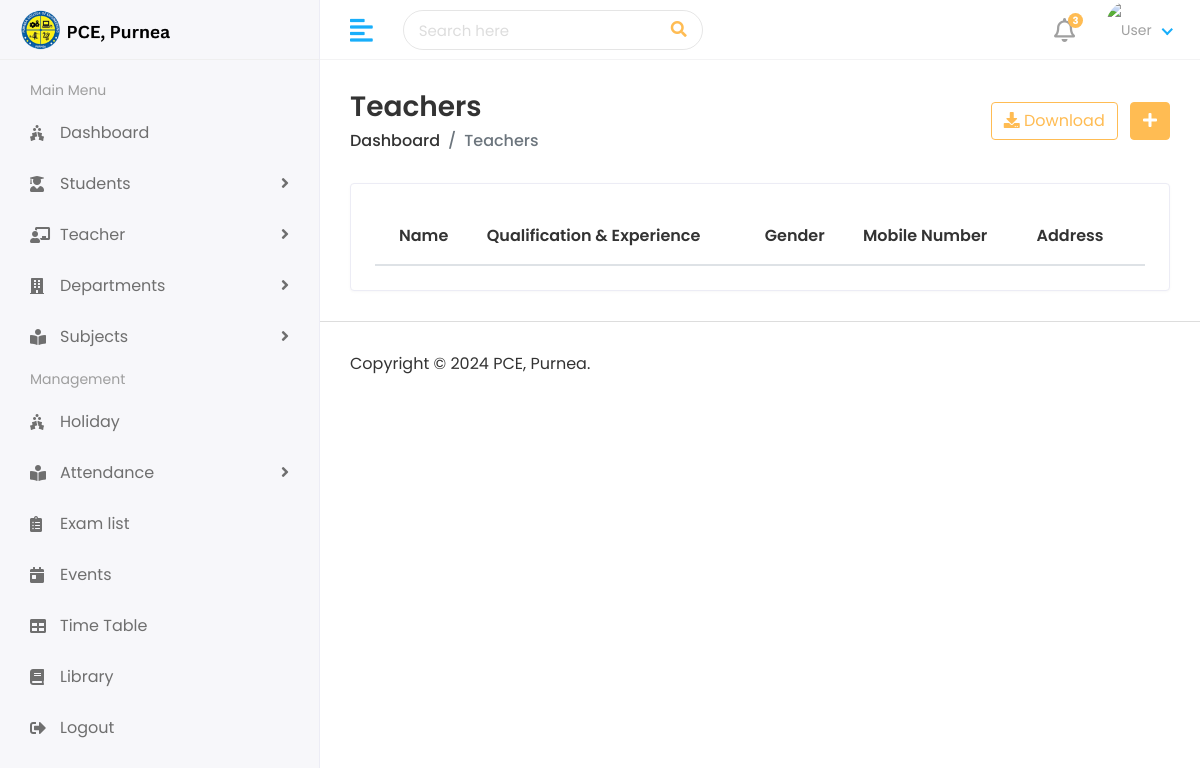
Before: /Hod/Teacher/View with the older database file.
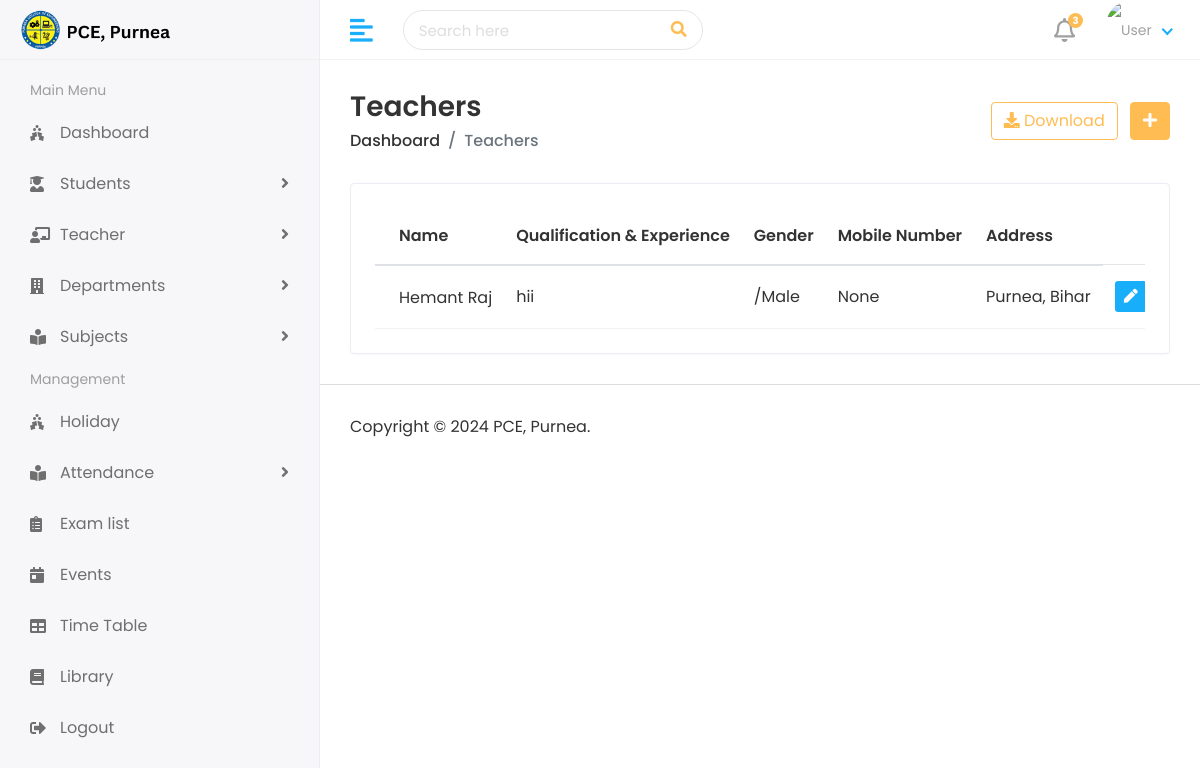
After: the same page with the newer database file.
### app/models.py (models this page shows, shortened)
class Teacher(models.Model):
    admin = models.OneToOneField(CustomUser, on_delete=models.CASCADE)
    mobile_number = models.CharField(max_length=20, null=True)
    gender = models.CharField(max_length=100)
    Qualification = models.TextField(default='', null=True)
    address = models.TextField()
    city = models.CharField(max_length=30)
    state = models.CharField(max_length=30)

class CustomUser(AbstractUser):
    USER = (
        (1, 'HOD'),
        (2, 'TEACHER'),
        (3, 'STUDENT')
    )
    user_type = models.CharField(choices=USER, max_length=7, default=1)
    profile_pic = models.ImageField(upload_to='media/profile_pic', null=True, blank=True)

### college/hod_views.py (the view)
# urls.py: path('Hod/Teacher/View', hod_views.VIEW_TEACHER, name='view_teacher'),
def VIEW_TEACHER(request):
    teacher = Teacher.objects.all()
    context = {
        'teacher': teacher,
    }
    return render(request, 'Teacher/view_teacher.html', context)

### templates/Teacher/view_teacher.html (shortened to what this page needs)
{% extends "base.html" %}
{% block content %}
<div class="content container-fluid">
    <div class="page-header">
        <div class="row align-items-center">
            <div class="col">
                <h3 class="page-title">Teachers</h3>
                <ul class="breadcrumb">
                    <li class="breadcrumb-item"><a href="index.html">Dashboard</a></li>
                    <li class="breadcrumb-item active">Teachers</li>
                </ul>
            </div>
            <div class="col-auto text-right float-right ml-auto">
                <a href="#" class="btn btn-outline-primary mr-2"><i class="fas fa-download"></i>
                    Download</a>
                <a href={% url "add_teacher" %} class="btn btn-primary"><i class="fas fa-plus"></i></a>
            </div>
        </div>
    </div>
    <div class="row">
        <div class="col-sm-12">
            <div class="card card-table">
                <div class="card-body">
                    <div class="table-responsive">
                        <table class="table table-hover table-center mb-0 datatable">
                            <thead>
                                <tr>
                                    <th>Name</th>
                                    <th>Qualification & Experience</th>
                                    <th>Gender</th>
                                    <th>Mobile Number</th>
                                    <th>Address</th>
                                </tr>
                            </thead>
                            <tbody>
                                {% for i in teacher %}
                                <tr>
                                    <td>
                                        <h2 class="table-avatar">
                                            <a href="student-details.html">{{i.admin.first_name}}&nbsp{{i.admin.last_name}}</a>
                                        </h2>
                                    </td>
                                    <td>{{ i.Qualification }}</td>
                                    <td>{{ i.gender }}</td>
                                    <td>{{ i.mobile_number }}</td>
                                    <td>{{ i.address }}</td>
                                    <td class="text-right">
                                         <div class="actions">
                                            <a href={% url "edit_teacher" %} class="btn btn-sm bg-success-light mr-2">
                                                <i class="fas fa-pen"></i>
                                            </a>
                                        </div>
                                    </td>
                                </tr>
                                {% endfor %}
                            </tbody>
                        </table>
                    </div>
                </div>
            </div>
        </div>
    </div>
</div>
{% endblock content %}

Changed rows visible on the page:
added Teacher: admin.first_name "Hemant", admin.last_name "Raj", Qualification "hii", gender "/Male", mobile_number "None", address "Purnea, Bihar"
